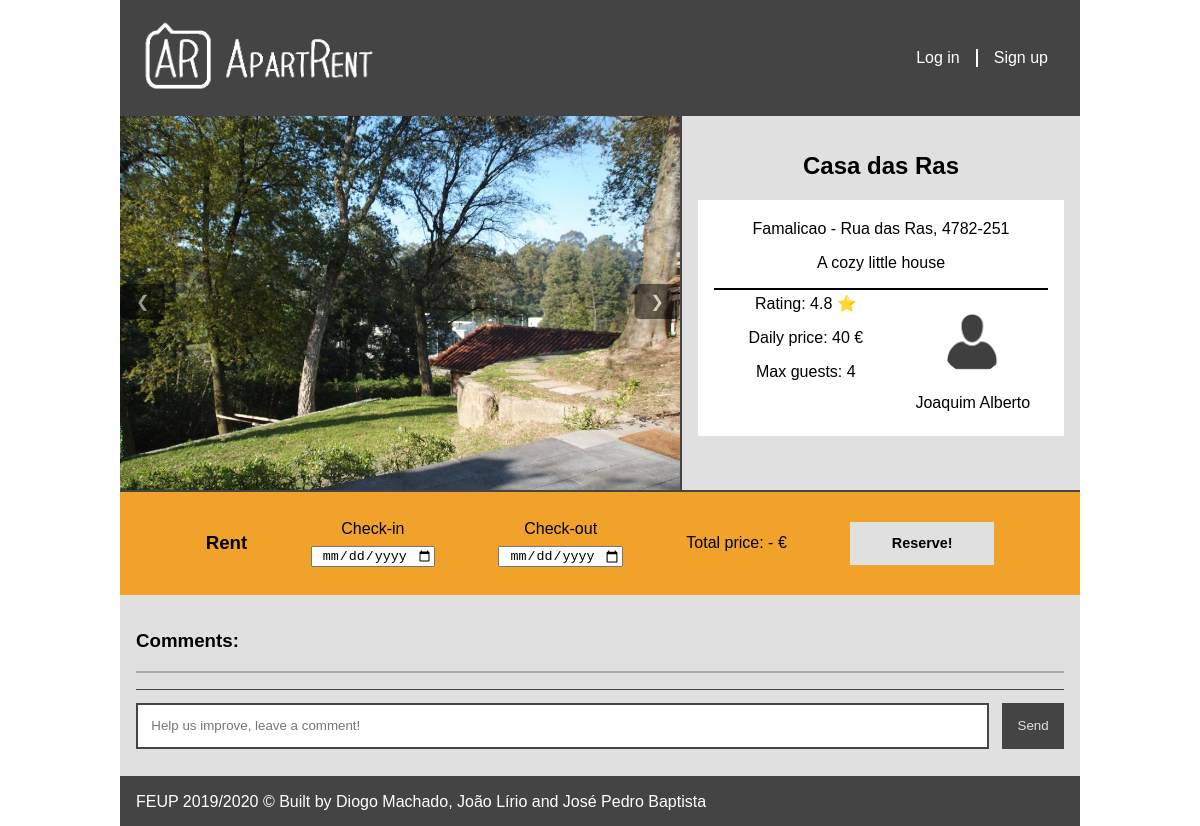
Page /pages/apartment.php?id=1 on the earlier database version.
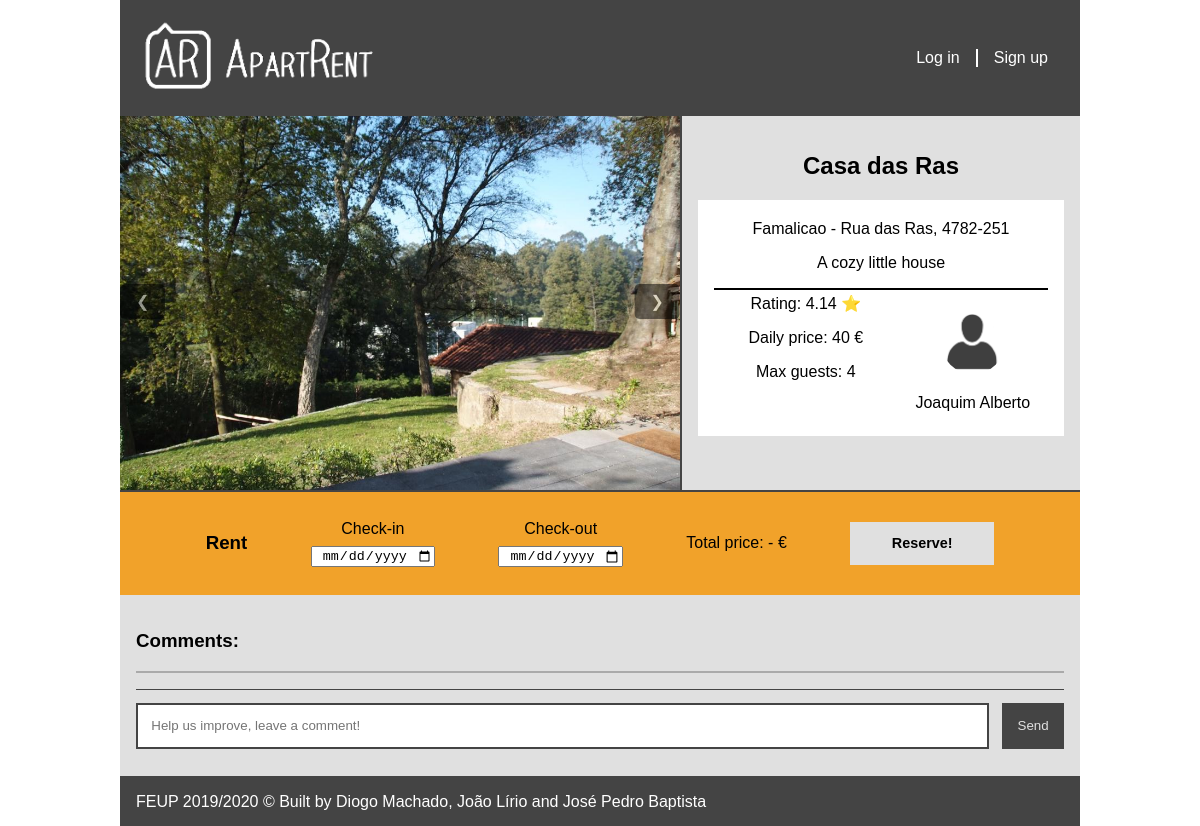
Same page on the later database version.
### tables this page shows
CREATE TABLE "Apartment-Photo" (idApartment INTEGER REFERENCES Apartment (id), idPhoto INTEGER REFERENCES Photo (idPhoto) UNIQUE, PRIMARY KEY (idApartment, idPhoto));

CREATE TABLE Apartment (id INTEGER PRIMARY KEY AUTOINCREMENT, address VARCHAR NOT NULL, postal_code CHAR (8) NOT NULL, daily_price REAL NOT NULL, description TEXT, owner INTEGER REFERENCES User (idUser), locale TEXT NOT NULL, listing_name TEXT NOT NULL, n_guests INTEGER NOT NULL CONSTRAINT "Number Guests" CHECK (n_guests > 0), n_ratings INTEGER DEFAULT (0) NOT NULL CONSTRAINT "Number Ratings" CHECK (n_ratings >= 0), average_rating DOUBLE CONSTRAINT "Average Rating Limits" CHECK (0.0 <= average_rating <= 5.0), CHECK (daily_price > 0), CHECK (postal_code LIKE '____-___'));

CREATE TABLE User (username VARCHAR NOT NULL, password VARCHAR NOT NULL, name VARCHAR NOT NULL, email TEXT CONSTRAINT "@sign" CHECK (email LIKE '%@%') UNIQUE NOT NULL, description TEXT, idUser INTEGER PRIMARY KEY AUTOINCREMENT);

### pages/apartment.php (called while the page is built, shortened)
<?php
    include_once('../templates/header.php');
    include_once('../templates/apartment.php');
    include_once('../templates/footer.php');
?>

### database/photo.php (called while the page is built, shortened)
<?php
    function getApartmentPhotos($idApartment)
 {
        global $db;
        $stmt = $db->prepare('SELECT idPhoto
                              FROM [Apartment-Photo]
                              WHERE idApartment = :idWantedApartment');
        $stmt->bindParam(":idWantedApartment", $idApartment, PDO::PARAM_INT);
        $stmt->execute();
        return $stmt->fetchAll();
    }
    function getPhotoPath($photoID)
 {
        return '../uploadedImages/'.$photoID.'.jpg';
    }
    function getPhotoPathUser($userID)
 {
        global $db;
        $stmt = $db->prepare('SELECT idPhoto
                              FROM [User-Photo]
                              WHERE idUser = :uid');
        $stmt->bindParam(':uid', $userID, PDO::PARAM_INT);
        $stmt->execute();
        $photoID = $stmt->fetch();
        return getPhotoPath($photoID['idPhoto']);
    }
?>

### database/db_apartRent.php (called while the page is built, shortened)
<?php
    function getApartmentByID($id) {
        global $db;
        $stmt = $db->prepare('SELECT *
                              FROM Apartment
                              WHERE id = :id');
        $stmt->bindParam(":id", $id, PDO::PARAM_INT);
        $stmt->execute();
        return $stmt->fetch();
    }
    function getOwnerByID($id) {
        global $db;
        $stmt = $db->prepare('SELECT *
                              FROM User
                              Where idUser = :id');
        $stmt->bindParam(":id", $id, PDO::PARAM_INT);
        $stmt->execute();
        return $stmt->fetch();
    }
?>

### templates/apartment.php (the view, shortened to what this page needs)
<?php
include_once('../includes/init.php');
$id = $_GET['id'];
include_once('../database/db_apartRent.php');
include_once('../database/photo.php');
$apartment = getApartmentByID($id);
$apartment_images = getApartmentPhotos($id);
$apartment_ownerID = $apartment['owner'];
$apartment_name = $apartment['listing_name'];
$apartment_daily_price = $apartment['daily_price'];
$apartment_adress = $apartment['address'];
$apartment_postalcode = $apartment['postal_code'];
$apartment_locale = $apartment['locale'];
$apartment_description = $apartment['description'];
$apartment_rating = $apartment['average_rating'];
$apartment_max = $apartment['n_guests'];
$owner_name = getOwnerByID($apartment_ownerID)['name'];
$owner_photo = getPhotoPathUser($apartment_ownerID);
?>
<div class="apartment_container">
    <div class="first_row">
        <div class="images">
            <?php foreach ($apartment_images as $photo) { ?>
                <img class="mySlides" src=" <?php echo getPhotoPath($photo['idPhoto']) ?> ">
            <?php } ?>
            <button class="leftButton" onclick="plusDivs(-1)">&#10094;</button>
            <button class="rightButton" onclick="plusDivs(1)">&#10095;</button>
        </div>
        <div class="apartmentInfos">
            <h2> <?php echo $apartment_name ?> </h2>
            <div class="infos">
                <div class="mainInfos">
                    <p> <?php echo $apartment_locale . ' - ' . $apartment_adress . ', ' . $apartment_postalcode ?> </p>
                    <p> <?php echo $apartment_description ?> </p>
                </div>
                <div class="otherInfos">
                    <div>
                        <p class="rate"> <?php echo 'Rating: ' . $apartment_rating ?> </p>
                        <p class="price">
                            <span>Daily price:</span>
                            <span id="priceNum"> <?php echo $apartment_daily_price ?> </span>
                            <span>€</span>
                        </p>
                        <p class="guests"> <?php echo 'Max guests: ' . $apartment_max ?> </p>
                    </div>
                    <div class="owner">
                        <img src=" <?php echo $owner_photo ?> ">
                        <p> <?php echo $owner_name ?> </p>
                    </div>
                </div>
            </div>
        </div>
    </div>
    <div class="rent" id="rent">
        <div>
            <h3> Rent </h3>
        </div>
        <div class="checkin">
            <label>Check-in</label>
            <input class="rentalDate" type="date" onchange="updatePrice()" name="checkIn">
        </div>
        <div class="checkout">
            <label>Check-out</label>
            <input class="rentalDate" type="date" onchange="updatePrice()" name="checkOut">
        </div>
        <div id="price">
            <p>
                <span>Total price:</span>
                <span id="rentalCalc">-</span>
                <span>€</span>
            </p>
        </div>
        <div>
            <input id="reserve-button" name="submit" type="submit" value="Reserve!">
        </div>
    </div>
</div>
<div class="comment-section">
    <h3>Comments:</h3>
    <div id="comments"></div>
    <form id="comment-box">
        <input id="message" type="text" placeholder="Help us improve, leave a comment!">
        <input id="button" type="submit" value="Send">
    </form>
</div>

### templates/header.php (shortened to what this page needs)
<!DOCTYPE html>
<html lang="en-US">
<html>
    <head>
        <link href="../css/style.css" rel="stylesheet">
        <link href="../css/form.css" rel="stylesheet">
        <link href="../css/layout.css" rel="stylesheet">
        <link href="../css/responsive.css" rel="stylesheet">
        <link rel="stylesheet" href="https://use.fontawesome.com/releases/v5.3.1/css/all.css">
    </head>
    <body>
        <div id="page-container">
        <header>
            <a href="index.php">
                <img src="../resources/logo-white.png" alt="" id="logo">
            </a>
            <div class="signup">
                <?php
                    include_once('../templates/userAccountHeader.php');
                ?>
            </div>
        </header>
        <div id="content-wrap">

### templates/userAccountHeader.php (shortened to what this page needs)
<?php
    $userID = getUserID();
    if(!isset($userID)) {
        echo '<div id="login_signup">
                <a id="login" href="login.php">Log in</a>
                <a href="signup.php">Sign up</a>
              </div>';
    }
?>

### templates/footer.php
            </div>
            <footer>
                <p>FEUP 2019/2020 &copy; Built by Diogo Machado, João Lírio and José Pedro Baptista</p>
            </footer>
        </div>
    </body>
</html>

### css/style.css (style rules this page uses)
header { background-color: #444444; color: #fff; padding: 1em; }
header #logo { height: 5em; }
header .signup a { padding: 0 1em; vertical-align: bottom; color: #fff; text-decoration: none; }
footer { height: 3em; background-color: #444444; color: #fff; padding-top: 1px; padding-bottom: 1px; padding-left: 1em; }
body { font-family: 'Trebuchet MS', sans-serif; }
.first_row { border-bottom: 2px solid #444444; }
.images { background-color: #E0E0E0; border-right: 2px solid #444444; }
.leftButton { background-color: #000; opacity: 0.5; color: #fff; font-size: 16px; padding: 8px 16px; border: none; border-radius: 5px; }
.rightButton { transform: translate(-100%); background-color: #000; opacity: 0.5; color: #fff; font-size: 16px; padding: 8px 16px; border: none; border-radius: 5px; }
.apartmentInfos { background-color: #E0E0E0; padding: 1em; }
.infos { background-color: #fff; padding: 0.25em 1em; }
.mainInfos { border-bottom-style: solid; border-width: 1px; }
.otherInfos { border-top-style: solid; border-width: 1px; }
.otherInfos > div { padding: 0.25em; }
.otherInfos .rate:after { content: '\2B50'; }
.owner > img { border-radius: 50%; object-fit: cover; }
.rent { border-style: solid; border-color: rgb(241, 162, 42); background-color: rgb(241, 162, 42); padding: 2%; }
.checkin label, .checkout label { margin-bottom: 0.5em; }
.rent #reserve-button { background-color: #E0E0E0; color: #000; border: none; font-weight: bold; font-size: 90%; width: 10em; height: 3em; padding: 0; }
.comment-section { padding: 1em; background-color: #E0E0E0; }
#comments { border: 0.1em solid #AAAAAA; background-color: #444444; }
#comment-box { padding: 1em auto; border-top: 1px solid #444444; }
#comment-box input { margin: 1em auto; padding: 1em; border: 2px solid #444444; background-color: #fff; color: #444444; height: auto; }
#comment-box #button { color: #E0E0E0; background-color: #444444; }
.rate { margin: auto; }

### css/form.css (style rules this page uses)
[type="date"] { text-align: center; }

### css/layout.css (style rules this page uses)
body { margin: 0 auto; width: 60em; }
header { display: grid; grid-template-columns: auto; grid-template-rows: auto; padding: 1em; }
header img { grid-column: 1; grid-row: 1; }
header .signup { padding-right: 1em; display: flex; justify-content: end; text-align: end; grid-column: 2; grid-row: 1; right: 0; }
header .signup div { display: flex; flex-direction: row; align-content: center; }
.signup #login_signup { align-self: center; }
#login_signup a { padding: 0; }
#login_signup a:nth-child(1) { padding-right: 1em; border-right: 2px solid #fff; }
#login_signup a:nth-child(2) { padding-left: 1em; }
#page-container { position: relative; min-height: 100vh; }
#content-wrap { padding-bottom: 3em; }
footer { position: absolute; bottom: 0; left: 0; right: 0; height: 3em; }
.apartment_container { text-align: center; }
.first_row { display: flex; }
.images { display: flex; position: relative; }
.images > img { width: 35em; align-self: center; justify-self: center; }
.leftButton { position: absolute; top: 45%; left: 0%; }
.rightButton { position: absolute; top: 45%; left: 100%; }
.apartmentInfos { width: 100%; }
.otherInfos { margin: auto; display: grid; grid-template-columns: 55% auto; grid-template-rows: 1em auto auto auto; }
.otherInfos > div { margin: 0 auto; }
.otherInfos .rate { grid-column: 1; grid-row: 2; }
.otherInfos .price { grid-column: 1; grid-row: 3; }
.otherInfos .guests { grid-column: 1; grid-row: 4; }
.owner { grid-column: 2; grid-row: 2/4; }
.owner > img { width: 4em; height: 4em; }
.rent { display: flex; justify-content: space-evenly; align-items: center; }
.rent > div { text-align: center; }
.checkin { display: flex; flex-direction: column; }
.checkout { display: flex; flex-direction: column; }
#comments { margin-top: 0.5em; margin-bottom: 1em; }
#comment-box { display: flex; }
#comment-box input { margin: 1em auto; }
#comment-box #message { flex-grow: 1; }
#comment-box #button { margin-left: 1em; }

Differences in the rows shown:
changed apartment "Casa das Ras": average_rating "4.8" → "4.14"
